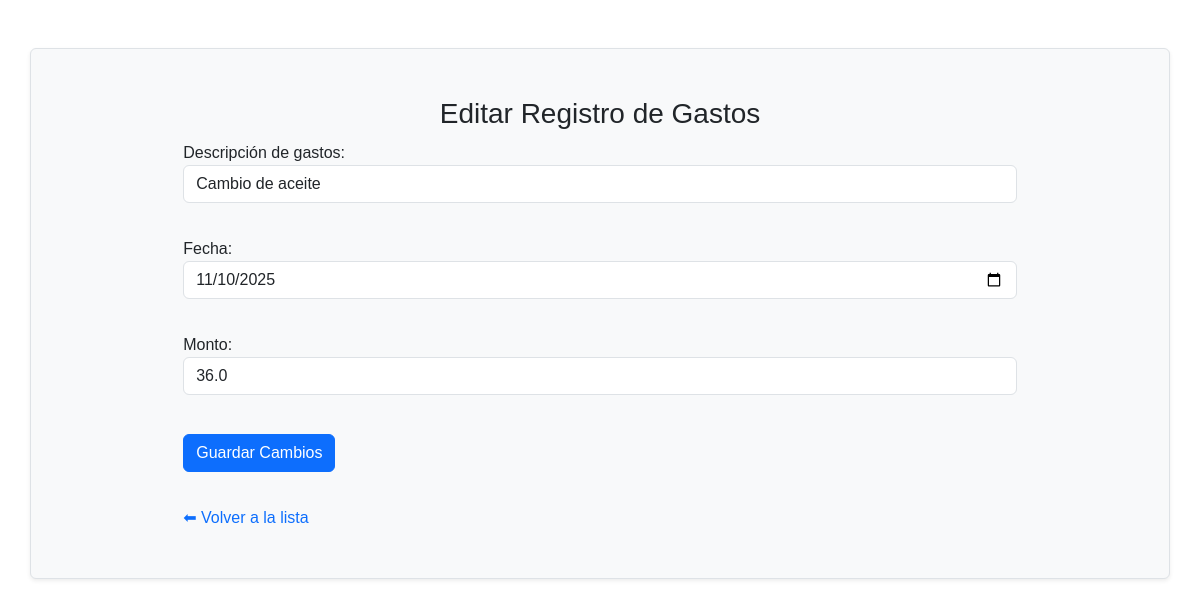
Page /teditargastos/363 (signed in) on the committed database.
### tables this page shows
CREATE TABLE "gastos" (
	"cod_gas"	INTEGER,
	"des_gas"	TEXT,
	"fec_gas"	TEXT,
	"cod_cat"	INTEGER,
	"monto"	REAL,
	"cond_gas"	INTEGER,
	PRIMARY KEY("cod_gas" AUTOINCREMENT)
);

### flask_app.py (the view, shortened to what this page needs)
@app.route("/teditargastos/<int:id>", methods=["GET", "POST"])
def teditargastos(id):
    if 'usuario' not in session:
        return redirect(url_for('login'))
    conn = sqlite3.connect("data1.db")
    c = conn.cursor()
    c.execute("SELECT * FROM gastos WHERE cod_gas = ?", (id,))
    registro = c.fetchone()
    conn.close()
    return render_template("teditargastos.html", registros=registro)

### templates/teditargastos.html (shortened to what this page needs)
<!DOCTYPE html>
<html>
<head>
    <link href="https://cdn.jsdelivr.net/npm/bootstrap@5.3.7/dist/css/bootstrap.min.css" rel="stylesheet">
    <link rel="stylesheet" href="../static/style.css">
</head>
<body>
    <div class="container border mt-5 shadow-sm bg-light p-5 rounded">
        <form method="POST" class="formulario">
            <h3 class="text-center">Editar Registro de Gastos</h3>
            <label for="des">Descripción de gastos:</label>
            <input type="text" name="des" required value="{{registros[1]}}" class="form-control"><br>
            <label for="fec">Fecha:</label>
            <input type="date" id="fec" name="fec" value="{{registros[2]}}" class="form-control"><br>
            <label for="mon">Monto:</label>
            <input type="number" name="mon" value="{{registros[4]}}" class="form-control"><br>
            <button type="submit" class="btn btn-primary">Guardar Cambios</button><br><br>
            <a href="/tregistrosgastos">⬅ Volver a la lista</a>
        </form>
    </div>
</body>
</html>

### templates/teditargastos.html (style rules this page uses)
body { font-family: Arial, sans-serif; }
form { width: 300px; }
label { display: block; margin-top: 10px; }
input, select { width: 100%; padding: 5px; }
button { margin-top: 15px; padding: 8px 15px; }
a { display: inline-block; margin-top: 10px; text-decoration: none; }
.formulario { width: 80%; margin: 0 auto; }

### rows in the picture
gastos: des "Cambio de aceite", fec "11/10/2025", mon "36.0"
